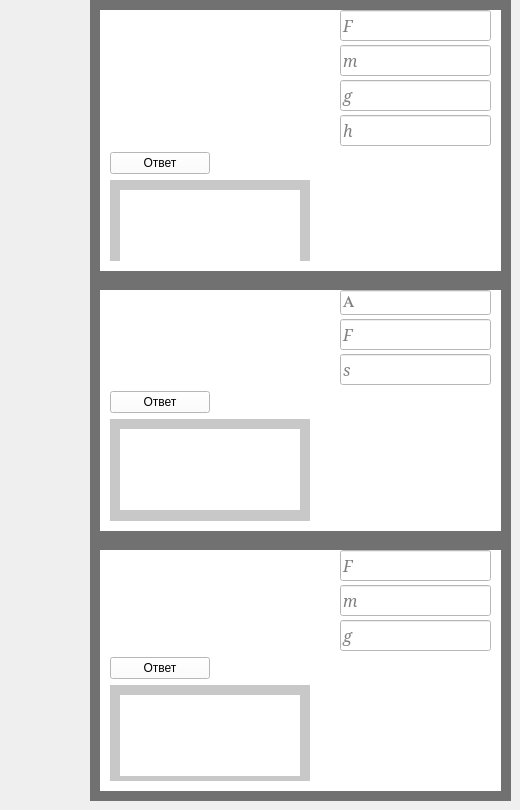
    <widget class="QWidget" name="tab_3">
     <attribute name="title">
      <string>механическая работа</string>
     </attribute>
     <widget class="QWidget" name="widget_19" native="true">
      <property name="geometry">
       <rect>
        <x>90</x>
        <y>0</y>
        <width>421</width>
        <height>281</height>
       </rect>
      </property>
      <property name="styleSheet">
       <string notr="true">background-color: rgb(0, 0, 0);
background-color: rgb(113, 113, 113);</string>
      </property>
      <widget class="QWidget" name="widget_20" native="true">
       <property name="geometry">
        <rect>
         <x>10</x>
         <y>10</y>
         <width>401</width>
         <height>261</height>
        </rect>
       </property>
       <property name="styleSheet">
        <string notr="true">background-color: rgb(255, 255, 255);</string>
       </property>
       <widget class="QWidget" name="verticalLayoutWidget_27">
        <property name="geometry">
         <rect>
          <x>10</x>
          <y>0</y>
          <width>381</width>
          <height>251</height>
         </rect>
        </property>
        <layout class="QVBoxLayout" name="verticalLayout_32">
         <item>
          <layout class="QHBoxLayout" name="horizontalLayout_18">
           <property name="spacing">
            <number>50</number>
           </property>
           <item>
            <widget class="QLabel" name="label_35">
             <property name="minimumSize">
              <size>
               <width>180</width>
               <height>0</height>
              </size>
             </property>
             <property name="styleSheet">
              <string notr="true">background-color: rgb(255, 255, 255);</string>
             </property>
             <property name="text">
              <string/>
             </property>
             <property name="pixmap">
              <pixmap>D:/Downloads/Снимок экрана (16).png</pixmap>
             </property>
            </widget>
           </item>
           <item>
            <layout class="QVBoxLayout" name="verticalLayout_33">
             <property name="spacing">
              <number>4</number>
             </property>
             <item>
              <widget class="QLineEdit" name="lineEdit_50">
               <property name="minimumSize">
                <size>
                 <width>0</width>
                 <height>15</height>
                </size>
               </property>
               <property name="font">
                <font>
                 <family>Constantia</family>
                 <pointsize>12</pointsize>
                 <italic>true</italic>
                </font>
               </property>
               <property name="text">
                <string/>
               </property>
               <property name="placeholderText">
                <string>F</string>
               </property>
              </widget>
             </item>
             <item>
              <widget class="QLineEdit" name="lineEdit_51">
               <property name="minimumSize">
                <size>
                 <width>0</width>
                 <height>15</height>
                </size>
               </property>
               <property name="font">
                <font>
                 <family>Constantia</family>
                 <pointsize>12</pointsize>
                 <italic>true</italic>
                </font>
               </property>
               <property name="placeholderText">
                <string>m</string>
               </property>
              </widget>
             </item>
             <item>
              <widget class="QLineEdit" name="lineEdit_52">
               <property name="minimumSize">
                <size>
                 <width>0</width>
                 <height>15</height>
                </size>
               </property>
               <property name="font">
                <font>
                 <family>Constantia</family>
                 <pointsize>12</pointsize>
                 <italic>true</italic>
                </font>
               </property>
               <property name="placeholderText">
                <string>g</string>
               </property>
              </widget>
             </item>
             <item>
              <widget class="QLineEdit" name="lineEdit_53">
               <property name="minimumSize">
                <size>
                 <width>0</width>
                 <height>15</height>
                </size>
               </property>
               <property name="font">
                <font>
                 <family>Constantia</family>
                 <pointsize>12</pointsize>
                 <italic>true</italic>
                </font>
               </property>
               <property name="placeholderText">
                <string>h</string>
               </property>
              </widget>
             </item>
            </layout>
           </item>
          </layout>
         </item>
         <item>
          <widget class="QPushButton" name="pushButton_4">
           <property name="minimumSize">
            <size>
             <width>100</width>
             <height>0</height>
            </size>
           </property>
           <property name="maximumSize">
            <size>
             <width>100</width>
             <height>16777215</height>
            </size>
           </property>
           <property name="text">
            <string>Ответ</string>
           </property>
          </widget>
         </item>
         <item>
          <widget class="QWidget" name="widget_32" native="true">
           <property name="maximumSize">
            <size>
             <width>200</width>
             <height>16777215</height>
            </size>
           </property>
           <property name="styleSheet">
            <string notr="true">background-color: rgb(200, 200, 200);</string>
           </property>
           <widget class="QLabel" name="label_2">
            <property name="geometry">
             <rect>
              <x>10</x>
              <y>10</y>
              <width>180</width>
              <height>81</height>
             </rect>
            </property>
            <property name="minimumSize">
             <size>
              <width>180</width>
              <height>0</height>
             </size>
            </property>
            <property name="maximumSize">
             <size>
              <width>180</width>
              <height>16777215</height>
             </size>
            </property>
            <property name="styleSheet">
             <string notr="true">background-color: rgb(255, 255, 255);</string>
            </property>
            <property name="text">
             <string/>
            </property>
           </widget>
          </widget>
         </item>
        </layout>
       </widget>
      </widget>
     </widget>
     <widget class="QWidget" name="widget_21" native="true">
      <property name="geometry">
       <rect>
        <x>90</x>
        <y>540</y>
        <width>421</width>
        <height>261</height>
       </rect>
      </property>
      <property name="styleSheet">
       <string notr="true">background-color: rgb(0, 0, 0);
background-color: rgb(113, 113, 113);</string>
      </property>
      <widget class="QWidget" name="widget_22" native="true">
       <property name="geometry">
        <rect>
         <x>10</x>
         <y>10</y>
         <width>401</width>
         <height>241</height>
        </rect>
       </property>
       <property name="styleSheet">
        <string notr="true">background-color: rgb(255, 255, 255);</string>
       </property>
       <widget class="QWidget" name="verticalLayoutWidget_28">
        <property name="geometry">
         <rect>
          <x>10</x>
          <y>0</y>
          <width>381</width>
          <height>231</height>
         </rect>
        </property>
        <layout class="QVBoxLayout" name="verticalLayout_34">
         <item>
          <layout class="QHBoxLayout" name="horizontalLayout_19">
           <property name="spacing">
            <number>50</number>
           </property>
           <item>
            <widget class="QLabel" name="label_37">
             <property name="minimumSize">
              <size>
               <width>180</width>
               <height>0</height>
              </size>
             </property>
             <property name="styleSheet">
              <string notr="true">background-color: rgb(255, 255, 255);</string>
             </property>
             <property name="text">
              <string/>
             </property>
             <property name="pixmap">
              <pixmap>D:/Downloads/Снимок экрана (15).png</pixmap>
             </property>
            </widget>
           </item>
           <item>
            <layout class="QVBoxLayout" name="verticalLayout_13">
             <property name="spacing">
              <number>4</number>
             </property>
             <item>
              <widget class="QLineEdit" name="lineEdit_54">
               <property name="minimumSize">
                <size>
                 <width>0</width>
                 <height>15</height>
                </size>
               </property>
               <property name="font">
                <font>
                 <family>Constantia</family>
                 <pointsize>12</pointsize>
                 <italic>true</italic>
                </font>
               </property>
               <property name="text">
                <string/>
               </property>
               <property name="placeholderText">
                <string>F</string>
               </property>
              </widget>
             </item>
             <item>
              <widget class="QLineEdit" name="lineEdit_55">
               <property name="minimumSize">
                <size>
                 <width>0</width>
                 <height>15</height>
                </size>
               </property>
               <property name="font">
                <font>
                 <family>Constantia</family>
                 <pointsize>12</pointsize>
                 <italic>true</italic>
                </font>
               </property>
               <property name="placeholderText">
                <string>m</string>
               </property>
              </widget>
             </item>
             <item>
              <widget class="QLineEdit" name="lineEdit_56">
               <property name="minimumSize">
                <size>
                 <width>0</width>
                 <height>15</height>
                </size>
               </property>
               <property name="font">
                <font>
                 <family>Constantia</family>
                 <pointsize>12</pointsize>
                 <italic>true</italic>
                </font>
               </property>
               <property name="placeholderText">
                <string>g</string>
               </property>
              </widget>
             </item>
            </layout>
           </item>
          </layout>
         </item>
         <item>
          <widget class="QPushButton" name="pushButton_6">
           <property name="minimumSize">
            <size>
             <width>100</width>
             <height>0</height>
            </size>
           </property>
           <property name="maximumSize">
            <size>
             <width>100</width>
             <height>16777215</height>
            </size>
           </property>
           <property name="text">
            <string>Ответ</string>
           </property>
          </widget>
         </item>
         <item>
          <widget class="QWidget" name="widget_33" native="true">
           <property name="maximumSize">
            <size>
             <width>200</width>
             <height>16777215</height>
            </size>
           </property>
           <property name="styleSheet">
            <string notr="true">background-color: rgb(200, 200, 200);</string>
           </property>
           <widget class="QLabel" name="label_3">
            <property name="geometry">
             <rect>
              <x>10</x>
              <y>10</y>
              <width>180</width>
              <height>81</height>
             </rect>
            </property>
            <property name="minimumSize">
             <size>
              <width>180</width>
              <height>0</height>
             </size>
            </property>
            <property name="maximumSize">
             <size>
              <width>180</width>
              <height>16777215</height>
             </size>
            </property>
            <property name="styleSheet">
             <string notr="true">background-color: rgb(255, 255, 255);</string>
            </property>
            <property name="text">
             <string/>
            </property>
           </widget>
          </widget>
         </item>
        </layout>
       </widget>
      </widget>
     </widget>
     <widget class="QWidget" name="widget_23" native="true">
      <property name="geometry">
       <rect>
        <x>90</x>
        <y>280</y>
        <width>421</width>
        <height>261</height>
       </rect>
      </property>
      <property name="styleSheet">
       <string notr="true">background-color: rgb(0, 0, 0);
background-color: rgb(113, 113, 113);</string>
      </property>
      <widget class="QWidget" name="widget_24" native="true">
       <property name="geometry">
        <rect>
         <x>10</x>
         <y>10</y>
         <width>401</width>
         <height>241</height>
        </rect>
       </property>
       <property name="styleSheet">
        <string notr="true">background-color: rgb(255, 255, 255);</string>
       </property>
       <widget class="QWidget" name="verticalLayoutWidget_29">
        <property name="geometry">
         <rect>
          <x>10</x>
          <y>0</y>
          <width>381</width>
          <height>231</height>
         </rect>
        </property>
        <layout class="QVBoxLayout" name="verticalLayout_35">
         <item>
          <layout class="QHBoxLayout" name="horizontalLayout_20">
           <property name="spacing">
            <number>50</number>
           </property>
           <item>
            <widget class="QLabel" name="label_39">
             <property name="minimumSize">
              <size>
               <width>180</width>
               <height>0</height>
              </size>
             </property>
             <property name="styleSheet">
              <string notr="true">background-color: rgb(255, 255, 255);</string>
             </property>
             <property name="text">
              <string/>
             </property>
             <property name="pixmap">
              <pixmap>D:/Downloads/Снимок экрана (17).png</pixmap>
             </property>
            </widget>
           </item>
           <item>
            <layout class="QVBoxLayout" name="verticalLayout_36">
             <property name="spacing">
              <number>4</number>
             </property>
             <item>
              <widget class="QLineEdit" name="lineEdit_57">
               <property name="minimumSize">
                <size>
                 <width>0</width>
                 <height>15</height>
                </size>
               </property>
               <property name="font">
                <font>
                 <family>Symbol</family>
                 <pointsize>12</pointsize>
                 <italic>false</italic>
                </font>
               </property>
               <property name="text">
                <string/>
               </property>
               <property name="placeholderText">
                <string>A</string>
               </property>
              </widget>
             </item>
             <item>
              <widget class="QLineEdit" name="lineEdit_58">
               <property name="minimumSize">
                <size>
                 <width>0</width>
                 <height>15</height>
                </size>
               </property>
               <property name="font">
                <font>
                 <family>Constantia</family>
                 <pointsize>12</pointsize>
                 <italic>true</italic>
                </font>
               </property>
               <property name="placeholderText">
                <string>F</string>
               </property>
              </widget>
             </item>
             <item>
              <widget class="QLineEdit" name="lineEdit_59">
               <property name="minimumSize">
                <size>
                 <width>0</width>
                 <height>15</height>
                </size>
               </property>
               <property name="font">
                <font>
                 <family>Constantia</family>
                 <pointsize>12</pointsize>
                 <italic>true</italic>
                </font>
               </property>
               <property name="placeholderText">
                <string>s</string>
               </property>
              </widget>
             </item>
            </layout>
           </item>
          </layout>
         </item>
         <item>
          <widget class="QPushButton" name="pushButton_5">
           <property name="minimumSize">
            <size>
             <width>100</width>
             <height>0</height>
            </size>
           </property>
           <property name="maximumSize">
            <size>
             <width>100</width>
             <height>16777215</height>
            </size>
           </property>
           <property name="text">
            <string>Ответ</string>
           </property>
          </widget>
         </item>
         <item>
          <widget class="QWidget" name="widget_31" native="true">
           <property name="maximumSize">
            <size>
             <width>200</width>
             <height>16777215</height>
            </size>
           </property>
           <property name="styleSheet">
            <string notr="true">background-color: rgb(200, 200, 200);</string>
           </property>
           <widget class="QLabel" name="label">
            <property name="geometry">
             <rect>
              <x>10</x>
              <y>10</y>
              <width>180</width>
              <height>81</height>
             </rect>
            </property>
            <property name="minimumSize">
             <size>
              <width>180</width>
              <height>0</height>
             </size>
            </property>
            <property name="maximumSize">
             <size>
              <width>180</width>
              <height>16777215</height>
             </size>
            </property>
            <property name="styleSheet">
             <string notr="true">background-color: rgb(255, 255, 255);</string>
            </property>
            <property name="text">
             <string/>
            </property>
           </widget>
          </widget>
         </item>
        </layout>
       </widget>
      </widget>
     </widget>
    </widget>
